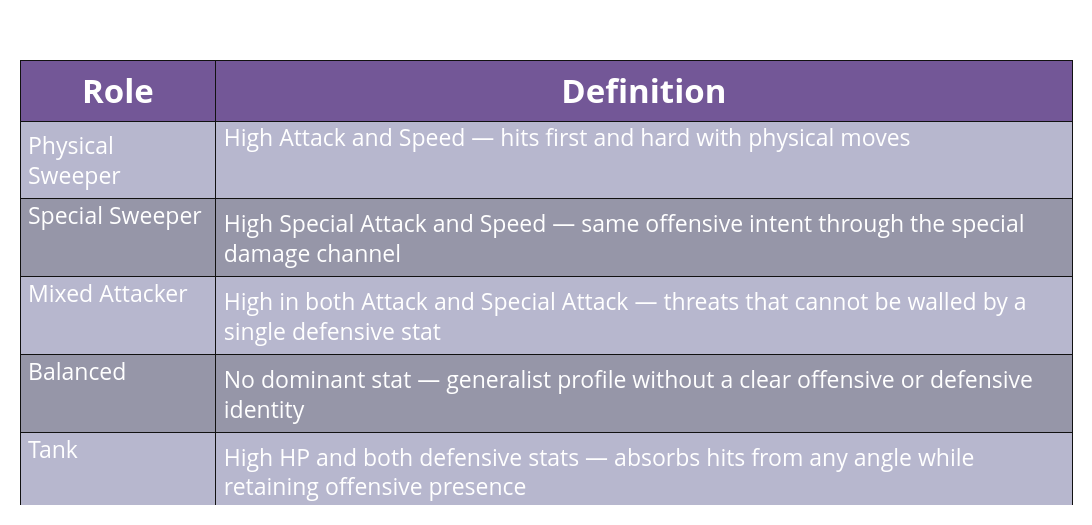

The cell this chart's notebook holds for it:
### Markdown cell above
### **3.3.iii.1)** Section 1: Body Composition and Combat Role

---
**Question:** Does a Pokémon's physical body shape (BMI, height, weight) predict how it fights?

### Code cell
# --- Combat Role Definitions ---
role_defs = {
    'Physical Sweeper':  'High Attack and Speed — hits first and hard with physical moves',
    'Special Sweeper':   'High Special Attack and Speed — same offensive intent through the special damage channel',
    'Mixed Attacker':    'High in both Attack and Special Attack — threats that cannot be walled by a single defensive stat',
    'Balanced':          'No dominant stat — generalist profile without a clear offensive or defensive identity',
    'Tank':              'High HP and both defensive stats — absorbs hits from any angle while retaining offensive presence',
    'Physical Wall':     'Specialized in Defense and HP — shuts down physical attackers at the cost of special vulnerability',
    'Special Wall':      'Specialized in Special Defense and HP — the mirror of Physical Wall',
}

header_color  = '#735797'
row_colors    = ['#B7B7CE', '#9696a8']

fig = go.Figure(go.Table(
    columnwidth=[160, 700],
    header=dict(
        values=['<b>Role</b>', '<b>Definition</b>'],
        fill_color=header_color,
        font=dict(color='white', size=33),
        align='center',
        height=36,
    ),
    cells=dict(
        values=[
            list(role_defs.keys()),
            list(role_defs.values()),
        ],
        fill_color=[[row_colors[i % 2] for i in range(len(role_defs))]],
        font=dict(color='white', size=23),
        align='left',
        height=32,
    ),
))
fig.update_layout(
    title='',
    title_x=0.5,
    template=_T,
    height=525,
    width=1300,
    margin=dict(l=20, r=20, t=60, b=20),
)

fig.update_layout(paper_bgcolor='rgba(0,0,0,0)', plot_bgcolor='rgba(0,0,0,0)', font=dict(color='black'),
    xaxis=dict(gridcolor='rgba(0,0,0,0.9)'),
    yaxis=dict(gridcolor='rgba(0,0,0,0.9)'),
)

fig.write_image('notebook_images/plot_images/role_table.png', scale=2)
fig.show()

### Figure 1 — Plotly figure (JSON) as saved in the notebook; plotly's stock layout.template omitted (floating-point values rounded to 4 significant figures)
{"data": [{"cells": {"align": "left", "fill": {"color": [["#B7B7CE", "#9696a8", "#B7B7CE", "#9696a8", "#B7B7CE", "#9696a8", "#B7B7CE"]]}, "font": {"color": "white", "size": 23}, "height": 32, "values": [["Physical Sweeper", "Special Sweeper", "Mixed Attacker", "Balanced", "Tank", "Physical Wall", "Special Wall"], ["High Attack and Speed — hits first and hard with physical moves", "High Special Attack and Speed — same offensive intent through the special damage channel", "High in both Attack and Special Attack — threats that cannot be walled by a single defensive stat", "No dominant stat — generalist profile without a clear offensive or defensive identity", "High HP and both defensive stats — absorbs hits from any angle while retaining offensive presence", "Specialized in Defense and HP — shuts down physical attackers at the cost of special vulnerability", "Specialized in Special Defense and HP — the mirror of Physical Wall"]]}, "columnwidth": [160, 700], "header": {"align": "center", "fill": {"color": "#735797"}, "font": {"color": "white", "size": 33}, "height": 36, "values": ["<b>Role</b>", "<b>Definition</b>"]}, "type": "table"}], "layout": {"title": {"text": "", "x": 0.5}, "margin": {"l": 20, "r": 20, "t": 60, "b": 20}, "height": 525, "width": 1300, "font": {"color": "black"}, "xaxis": {"gridcolor": "rgba(0,0,0,0.9)"}, "yaxis": {"gridcolor": "rgba(0,0,0,0.9)"}, "paper_bgcolor": "rgba(0,0,0,0)", "plot_bgcolor": "rgba(0,0,0,0)"}}
